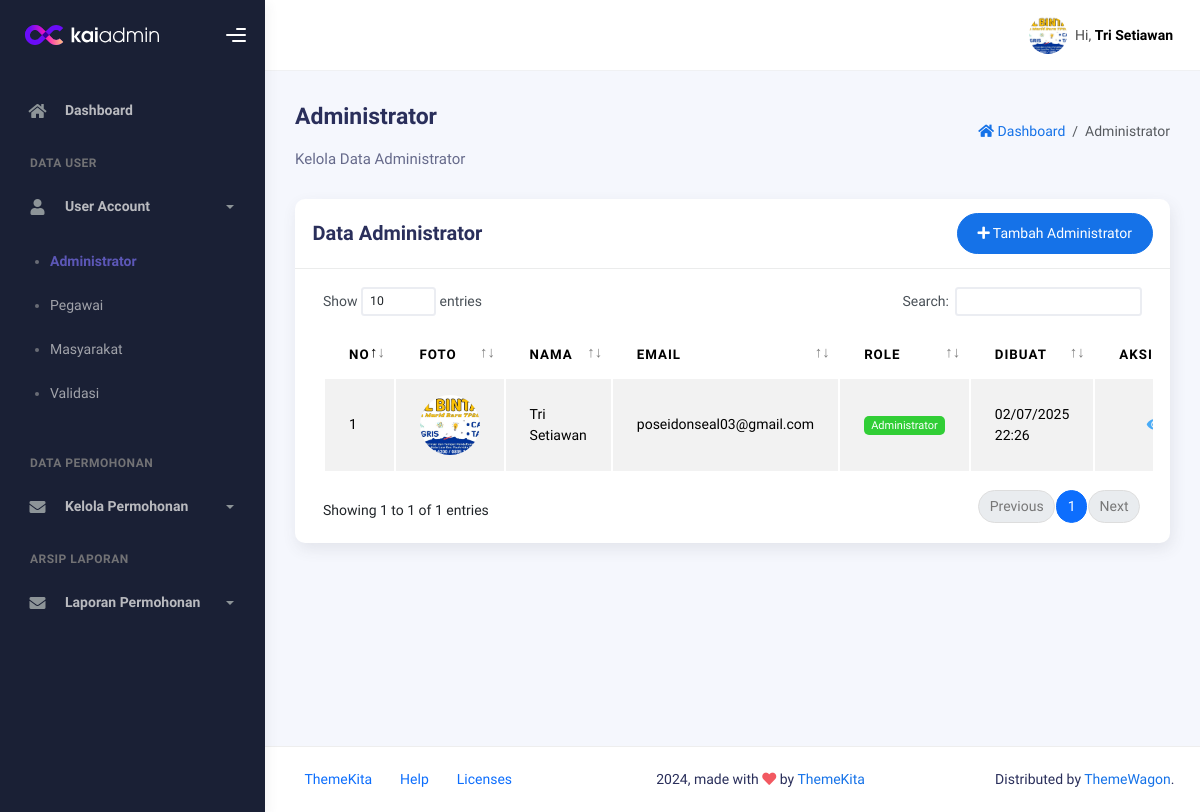
Screenshot of /dashboard/admin/admin.php (signed in) with the database file from the repository.
### tables this page shows
CREATE TABLE `tb_user` (
  `id_user` bigint(11) NOT NULL,
  `nama` varchar(255) NOT NULL,
  `nokk` int(50) DEFAULT NULL,
  `nonik` int(50) DEFAULT NULL,
  `alamat` varchar(255) DEFAULT NULL,
  `kecamatan` varchar(255) DEFAULT NULL,
  `email` varchar(255) NOT NULL,
  `password` varchar(255) NOT NULL,
  `role` enum('Administrator','Masyarakat','Pegawai','Validasi') NOT NULL,
  `photo_profile` text DEFAULT NULL,
  `created_at` datetime DEFAULT NULL,
  `updated_at` datetime DEFAULT NULL
);

### dashboard/admin/admin.php (the view, shortened to what this page needs)
<?php
include '../../database/koneksi.php';
$stmt = $pdo->prepare("SELECT * FROM tb_user WHERE role = 'Administrator' ORDER BY created_at DESC");
$stmt->execute();
$data = $stmt->fetchAll();
?>
<!DOCTYPE html>
<html lang="en">
<head>
    <link rel="stylesheet" href="../../assets/css/bootstrap.min.css" />
    <link rel="stylesheet" href="../../assets/css/plugins.min.css" />
    <link rel="stylesheet" href="../../assets/css/kaiadmin.min.css" />
    <link rel="stylesheet" href="../../assets/css/demo.css" />
</head>
<body>
    <div class="wrapper">
        <?php include '_component/sidebar.php'; ?>
        <div class="main-panel">
            <div class="main-header">
                <?php include '_component/navbar.php'; ?>
            </div>
            <div class="container">
                <div class="page-inner">
                    <div class="d-flex align-items-left align-items-md-center flex-column flex-md-row pt-2 pb-4">
                        <div>
                            <h3 class="fw-bold mb-3">Administrator</h3>
                            <h6 class="op-7 mb-2">Kelola Data Administrator</h6>
                        </div>
                        <div class="ms-md-auto py-2 py-md-0">
                            <nav aria-label="breadcrumb">
                                <ol class="breadcrumb">
                                    <li class="breadcrumb-item">
                                        <a href="index.php">
                                            <i class="fa fa-home"></i> Dashboard
                                        </a>
                                    </li>
                                    <li class="breadcrumb-item active" aria-current="page">
                                        Administrator
                                    </li>
                                </ol>
                            </nav>
                        </div>
                    </div>
                    <div class="row">
                        <div class="col-md-12">
                            <div class="card">
                                <div class="card-header">
                                    <div class="d-flex align-items-center">
                                        <h4 class="card-title">Data Administrator</h4>
                                        <button class="btn btn-primary btn-round ms-auto" onclick="showCreateForm()">
                                            <i class="fa fa-plus"></i>
                                            Tambah Administrator
                                        </button>
                                    </div>
                                </div>
                                <div class="card-body">
                                    <div class="table-responsive">
                                        <table id="adminTable" class="display table table-striped table-hover">
                                            <thead>
                                                <tr>
                                                    <th>No</th>
                                                    <th>Foto</th>
                                                    <th>Nama</th>
                                                    <th>Email</th>
                                                    <th>Role</th>
                                                    <th>Dibuat</th>
                                                    <th>Aksi</th>
                                                </tr>
                                            </thead>
                                            <tbody>
                                                <?php $no = 1;
                                                foreach ($data as $row): ?>
                                                    <tr>
                                                        <td><?= $no++ ?></td>
                                                        <td>
                                                            <?php if ($row['photo_profile']): ?>
                                                                <img src="../../assets/img/avatars/<?= $row['photo_profile'] ?>"
                                                                    alt="Avatar" class="avatar-preview">
                                                            <?php endif; ?>
                                                        </td>
                                                        <td><?= htmlspecialchars($row['nama']) ?></td>
                                                        <td><?= htmlspecialchars($row['email']) ?></td>
                                                        <td><span class="badge badge-success"><?= $row['role'] ?></span>
                                                        </td>
                                                        <td><?= date('d/m/Y H:i', strtotime($row['created_at'])) ?></td>
                                                        <td>
                                                            <div class="form-button-action">
                                                                <button type="button" class="btn btn-link btn-info btn-lg"
                                                                    onclick="viewDetail(<?= $row['id_user'] ?>)"
                                                                    data-bs-toggle="tooltip" title="Lihat Detail">
                                                                    <i class="fa fa-eye"></i>
                                                                </button>
                                                            </div>
                                                        </td>
                                                    </tr>
                                                <?php endforeach; ?>
                                            </tbody>
                                        </table>
                                    </div>
                                </div>
                            </div>
                        </div>
                    </div>
                </div>
            </div>
            <?php include '_component/footer.php'; ?>
        </div>
    </div>
</body>
</html>

### dashboard/admin/admin.php (style rules this page uses)
.avatar-preview { width: 60px; height: 60px; border-radius: 50%; object-fit: cover; }

### rows the page displays
tb_user: photo_profile (picture), nama "Tri Setiawan", email "poseidonseal03@gmail.com", role "Administrator", created_at "02/07/2025 22:26"

### other values shown
$_SESSION['nama'] "Tri Setiawan"
